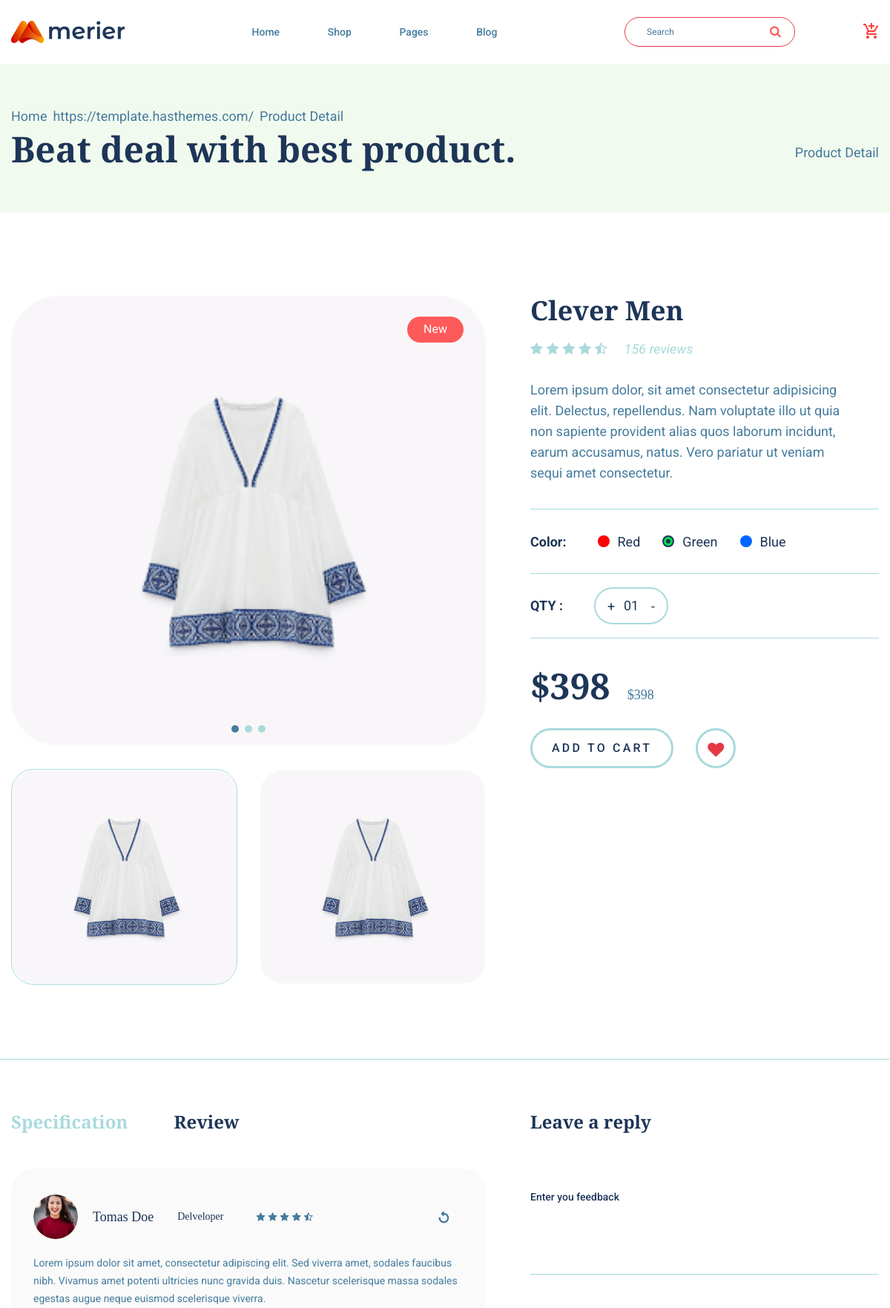
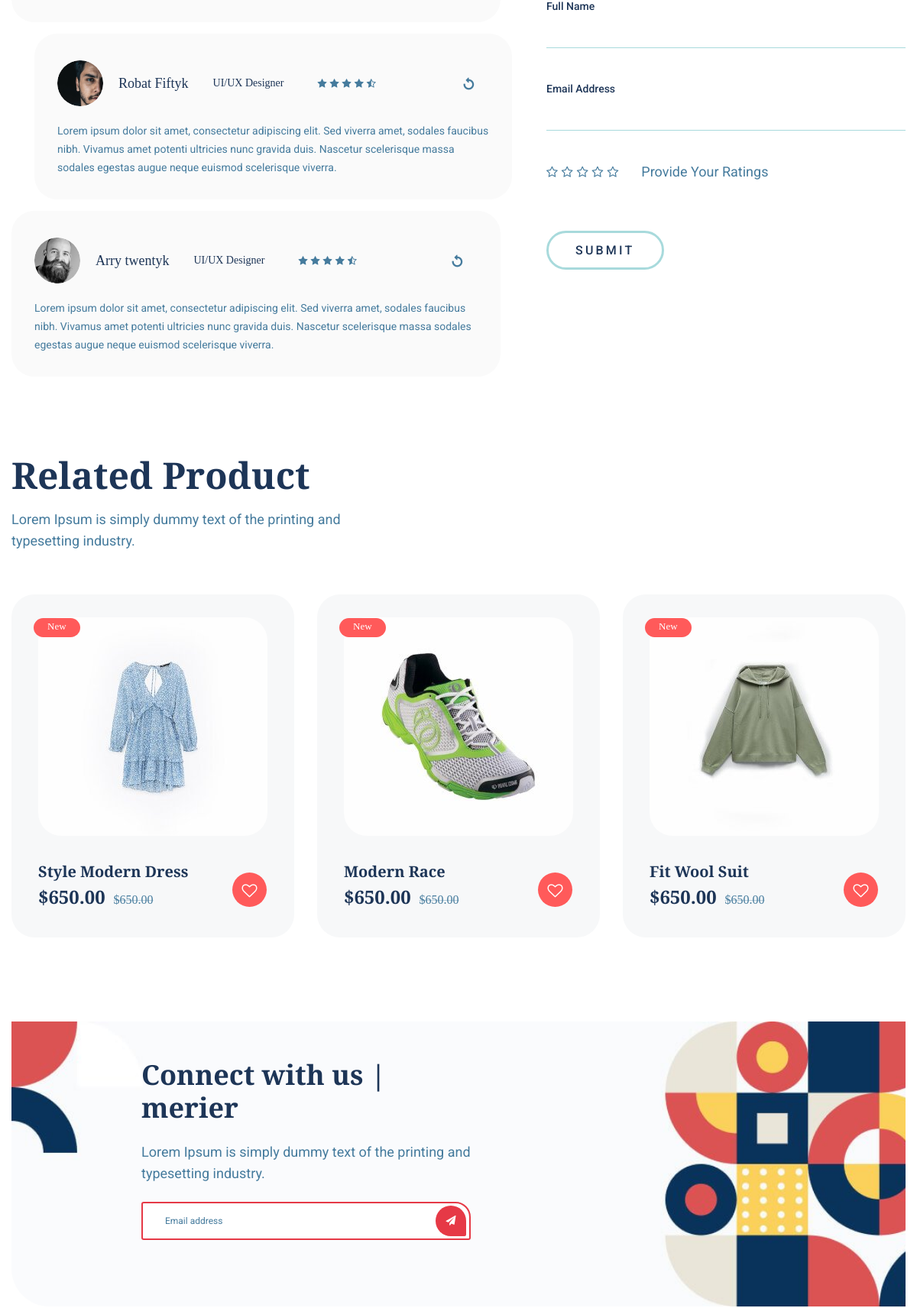
The app's page /showproduct.php?id=1 (upper part) with its own data (2 pictures, top to bottom).
### tables this page shows
CREATE TABLE `products` (
  `id` int(11) NOT NULL,
  `name` varchar(255) NOT NULL,
  `price` varchar(255) NOT NULL,
  `photo` varchar(255) NOT NULL,
  `description` text NOT NULL
);

### showproduct.php (the view, shortened to what the rows shown need)
<?php include "sections/header.php" ;
$id=$_GET['id'];
$product=$dbpdo->query("Select * from products where id='$id'")->fetch(PDO::FETCH_OBJ);
?>
<main class="main-content">
    <section class="page-header-area" data-bg-color="#F1FAEE">
        <div class="container">
            <div class="row">
                <div class="col-sm-8">
                    <div class="page-header-content">
                        <h2 class="page-header-title">Beat deal with best product.</h2>
                    </div>
                </div>
            </div>
        </div>
    </section>
    <section class="product-detail-area section-space">
        <div class="container">
            <div class="row product-details">
                <div class="col-lg-7">
                    <div class="product-details-thumb me-lg-6">
                        <div class="swiper single-product-thumb-slider">
                            <div class="swiper-wrapper">
                                <a class="lightbox-image swiper-slide" data-fancybox="gallery" href="<?php echo $product->photo ?>">
                                    <img src="<?php echo $product->photo ?>" width="640" height="530" alt="Image">
                                    <span class="badges">New</span>
                                </a>
                            </div>
                        </div>
                        <div class="swiper single-product-nav-slider">
                            <div class="swiper-wrapper">
                                <div class="nav-item swiper-slide">
                                    <img src="<?php echo $product->photo ?>" alt="Image" width="305" height="253">
                                </div>
                                <div class="nav-item swiper-slide">
                                    <img src="<?php echo $product->photo ?>" alt="Image" width="305" height="253">
                                </div>
                            </div>
                        </div>
                    </div>
                </div>
                <div class="col-lg-5">
                    <div class="product-details-content">
                        <h3 class="product-details-title"><?php echo $product->name?></h3>
                        <div class="product-details-review">
                            <div class="product-review-icon">
                            </div>
                            <button type="button" class="product-review-show">156 reviews</button>
                        </div>
                        <p class="product-details-desc">
                            <?php echo $product->description ?>
                        </p>
                        <div class="product-details-color-list">
                            <h4>Color:</h4>
                            <div class="color-list-check">
                            </div>
                            <div class="color-list-check">
                            </div>
                            <div class="color-list-check me-0">
                            </div>
                        </div>
                        <div class="product-details-pro-qty">
                            <h4>QTY :</h4>
                            <div class="pro-qty">
                            </div>
                        </div>
                        <div class="product-details-price">$<?php echo $product->price ?> <span class="price-old">$<?php echo $product->price ?></span></div>
                        <div class="product-details-action">
                <button id='$product->id' type="button" class="product-action-btn addtocart" >Add to cart</button>
                            <button type="button" class="product-action-wishlist" data-bs-toggle="modal" data-bs-target="#action-WishlistModal">
                            </button>
                        </div>
                    </div>
                </div>
            </div>
        </div>
    </section>
    <section class="product-area section-bottom-space">
        <div class="container">
            <div class="row">
                <div class="col-12">
                    <div class="section-title">
                        <h2 class="title">Related Product</h2>
                    </div>
                </div>
            </div>
        </div>
    </section>
    <section class="news-letter-area section-bottom-space">
        <div class="container">
            <div class="newsletter-content-wrap" data-bg-img="assets/images/photos/bg1.jpg">
                <div class="newsletter-content">
                    <h2 class="title">Connect with us | merier</h2>
                </div>
            </div>
        </div>
    </section>
</main>
<?php include "sections/footer.php" ?>

### records on screen
products: photo (picture), name "Clever Men", description "Lorem ipsum dolor, sit amet consectetur adipisicing elit. Delectus, repellendus. Nam voluptate illo ut quia non sapiente provident alias quos laborum incidunt, earum accusamus, natus. Vero pariatur ut veniam sequi amet consectetur.", price "398"
